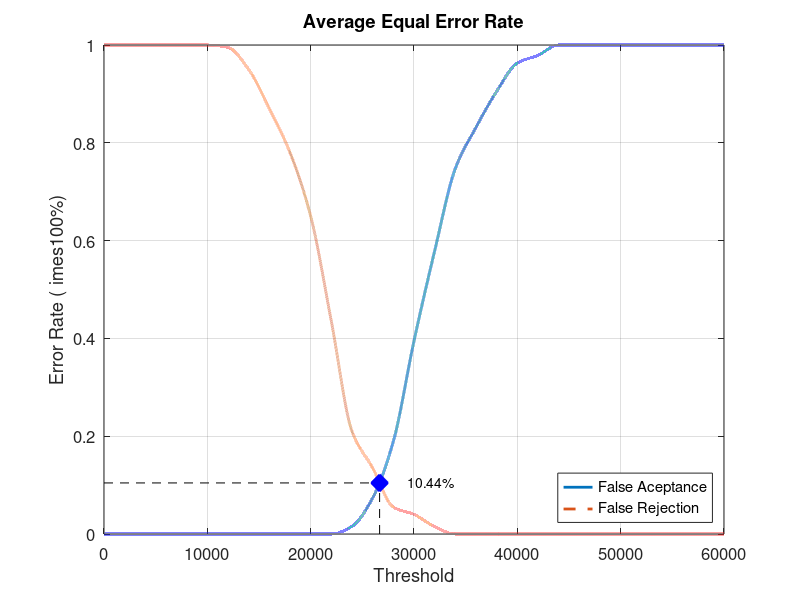
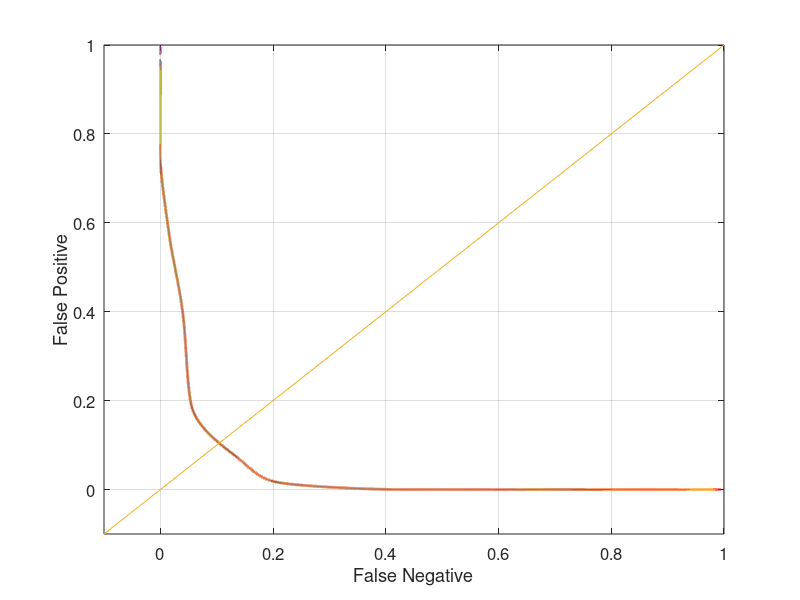

Source code (MATLAB) for these figures, in order:
close all;
clear;
clc;
x = 0:2000:60000;
xq = 0:0.5:60000;

y0 = [0 0 0 0 0 0 0 0 0 0 0 0 0.0157895 0.0736842 0.189474 0.394737 0.578947 0.747368 0.831579 0.905263 0.963158 0.978947 1 1 1 1 1 1 1 1 1]
yy0 = interp1(x, y0, xq, 'pchip');
y1 = [1 1 1 1 1 1 0.995 0.95 0.87 0.78 0.65 0.435 0.21 0.135 0.055 0.04 0.015 0 0 0 0 0 0 0 0 0 0 0 0 0 0]
yy1 = interp1(x, y1, xq, 'pchip');

% Calculating EER: 
y2 = abs(y0 - y1);
find(y2 == min(y2))
yy2 = abs(yy0 - yy1);
xEER = find(yy2 == min(yy2));
xEERIndex = xq(xEER) % X-axis EER
yEER = yy0(xEER) % Y-axis EER

main = figure
plot(xq, yy0,'-','LineWidth', 2);	hold on
plot(xq, yy1,'--','LineWidth', 2);	hold on
plot([xEERIndex xEERIndex], [0 yEER], 'k--');	hold on
plot([0 xEERIndex], [yEER yEER], 'k--');	hold on
plot(xEERIndex, yEER, 'bx', 'LineWidth', 10);	hold on
text(xEERIndex + 10 * xEERIndex / 100, yEER, [num2str(round((10000 * yEER)) / 100) '%'])
legend('False Aceptance', 'False Rejection', 'Location', 'SouthEast')
xlabel('Threshold')
ylabel('Error Rate (	imes100%)')
title('Average Equal Error Rate')
set(gca, 'FontSize', 12)
axis([0 60000 0 1])
grid on

print(main, 'Database5_3Main', '-dpng');
FNRxFPR = figure('Color', [1 1 1]);
plot(yy1, yy0, '-', yy1, yy0, 'LineWidth', 2);
hold on
y = -0.1:0.1:1
plot(y, y); 
set(gca, 'FontSize', 12)
xlabel('False Negative')
ylabel('False Positive')
axis([-0.1 1 -0.1 1])
set(gca, 'FontSize', 12)
grid on

print(FNRxFPR, 'Database5_3FNRxFPR','-dpng');
